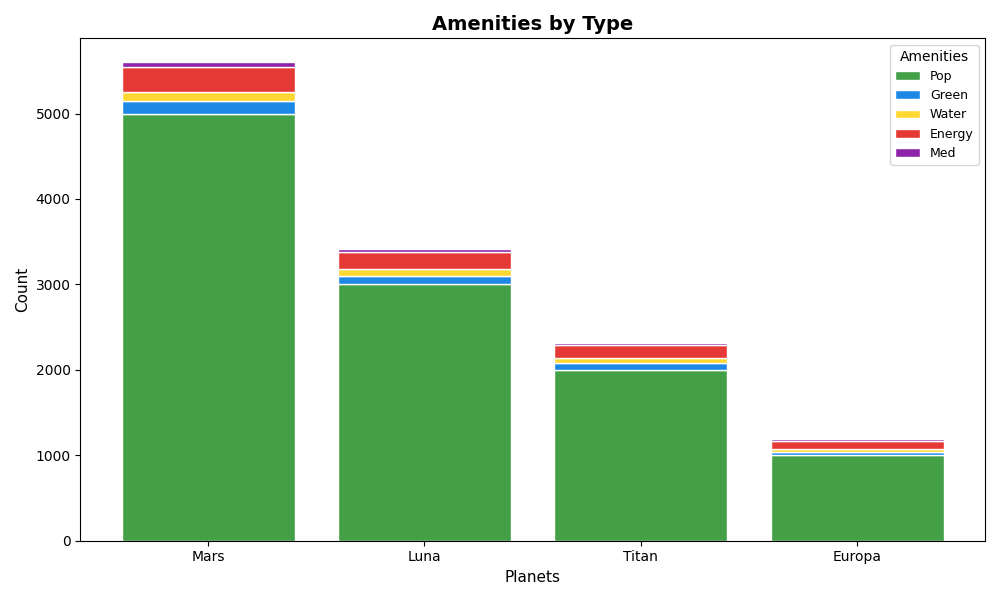

Write Python code to recreate this figure.
import matplotlib.pyplot as plt
import squarify
import numpy as np

# Data for colonies
data = {
    'Mars': {'Pop': 5000, 'Green': 150, 'Water': 100, 'Energy': 300, 'Med': 50},
    'Luna': {'Pop': 3000, 'Green': 100, 'Water': 80, 'Energy': 200, 'Med': 40},
    'Titan': {'Pop': 2000, 'Green': 80, 'Water': 60, 'Energy': 150, 'Med': 30},
    'Europa': {'Pop': 1000, 'Green': 40, 'Water': 30, 'Energy': 100, 'Med': 20}
}

# Prepare data for treemap
labels = []
sizes = []
colors = ['#43A047', '#1E88E5', '#FDD835', '#E53935']

for planet, amenities in data.items():
    for amenity, count in amenities.items():
        label = f"{planet}\n{amenity}\n({count})"
        labels.append(label)
        sizes.append(count)

# Plotting the treemap
fig, ax = plt.subplots(figsize=(12, 7))
squarify.plot(sizes=sizes, label=labels, color=colors * len(data), alpha=0.8, edgecolor="white", linewidth=1.5, text_kwargs={'fontsize': 8, 'wrap': True})

plt.title("Colony Pop & Amenities", fontsize=14, fontweight='bold')
plt.axis('off')
plt.tight_layout()

plt.show()

# Stacked bar chart data
planets = list(data.keys())
amenities = list(data['Mars'].keys())
totals = np.array([[data[planet][amenity] for amenity in amenities] for planet in planets]).T

# Plot the stacked bar chart
fig, ax = plt.subplots(figsize=(10, 6))

bottom = np.zeros(len(planets))
colors = ['#43A047', '#1E88E5', '#FDD835', '#E53935', '#8E24AA']
for i, amenity in enumerate(amenities):
    ax.bar(planets, totals[i], bottom=bottom, label=amenity, color=colors[i % len(colors)], edgecolor='white')
    bottom += totals[i]

plt.title("Amenities by Type", fontsize=14, fontweight='bold')
plt.xlabel("Planets", fontsize=11)
plt.ylabel("Count", fontsize=11)
plt.legend(title="Amenities", fontsize=9)
plt.xticks(ticks=range(len(planets)), labels=planets)
plt.tight_layout()

plt.show()
